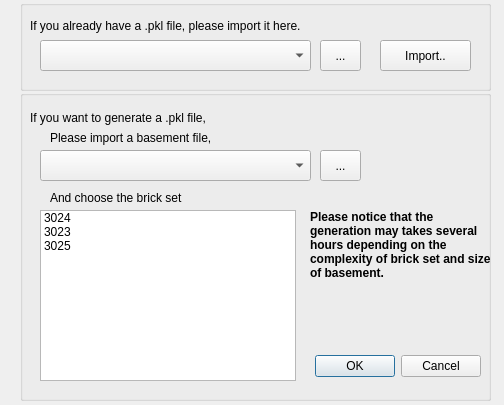
<?xml version="1.0" encoding="UTF-8"?>
<ui version="4.0">
 <class>Dialog</class>
 <widget class="QDialog" name="Dialog">
  <property name="geometry">
   <rect>
    <x>0</x>
    <y>0</y>
    <width>504</width>
    <height>405</height>
   </rect>
  </property>
  <property name="windowTitle">
   <string>Choose or generate a .pkl file.</string>
  </property>
  <widget class="QGroupBox" name="groupBox">
   <property name="geometry">
    <rect>
     <x>20</x>
     <y>0</y>
     <width>471</width>
     <height>91</height>
    </rect>
   </property>
   <property name="title">
    <string/>
   </property>
   <widget class="QLabel" name="label">
    <property name="geometry">
     <rect>
      <x>10</x>
      <y>10</y>
      <width>311</width>
      <height>31</height>
     </rect>
    </property>
    <property name="text">
     <string>If you already have a .pkl file, please import it here.</string>
    </property>
   </widget>
   <widget class="QComboBox" name="comboBox">
    <property name="geometry">
     <rect>
      <x>20</x>
      <y>40</y>
      <width>271</width>
      <height>31</height>
     </rect>
    </property>
   </widget>
   <widget class="QToolButton" name="toolButton">
    <property name="geometry">
     <rect>
      <x>300</x>
      <y>40</y>
      <width>41</width>
      <height>31</height>
     </rect>
    </property>
    <property name="text">
     <string>...</string>
    </property>
   </widget>
   <widget class="QPushButton" name="pushButton">
    <property name="geometry">
     <rect>
      <x>360</x>
      <y>40</y>
      <width>91</width>
      <height>31</height>
     </rect>
    </property>
    <property name="text">
     <string>Import..</string>
    </property>
   </widget>
  </widget>
  <widget class="QGroupBox" name="groupBox_2">
   <property name="geometry">
    <rect>
     <x>20</x>
     <y>90</y>
     <width>471</width>
     <height>311</height>
    </rect>
   </property>
   <property name="title">
    <string/>
   </property>
   <widget class="QListWidget" name="listWidget">
    <property name="geometry">
     <rect>
      <x>20</x>
      <y>120</y>
      <width>256</width>
      <height>171</height>
     </rect>
    </property>
    <item>
     <property name="text">
      <string extracomment="1x1 plate">3024</string>
     </property>
    </item>
    <item>
     <property name="text">
      <string>3023</string>
     </property>
    </item>
    <item>
     <property name="text">
      <string>3025</string>
     </property>
    </item>
   </widget>
   <widget class="QLabel" name="label_3">
    <property name="geometry">
     <rect>
      <x>10</x>
      <y>20</y>
      <width>241</width>
      <height>16</height>
     </rect>
    </property>
    <property name="text">
     <string>If you want to generate a .pkl file,</string>
    </property>
   </widget>
   <widget class="QDialogButtonBox" name="buttonBox">
    <property name="geometry">
     <rect>
      <x>120</x>
      <y>260</y>
      <width>341</width>
      <height>32</height>
     </rect>
    </property>
    <property name="orientation">
     <enum>Qt::Horizontal</enum>
    </property>
    <property name="standardButtons">
     <set>QDialogButtonBox::Cancel|QDialogButtonBox::Ok</set>
    </property>
   </widget>
   <widget class="QLabel" name="label_2">
    <property name="geometry">
     <rect>
      <x>30</x>
      <y>100</y>
      <width>181</width>
      <height>16</height>
     </rect>
    </property>
    <property name="text">
     <string>And choose the brick set</string>
    </property>
   </widget>
   <widget class="QLabel" name="label_4">
    <property name="geometry">
     <rect>
      <x>30</x>
      <y>40</y>
      <width>201</width>
      <height>16</height>
     </rect>
    </property>
    <property name="text">
     <string>Please import a basement file,</string>
    </property>
   </widget>
   <widget class="QComboBox" name="comboBox_2">
    <property name="geometry">
     <rect>
      <x>20</x>
      <y>60</y>
      <width>271</width>
      <height>31</height>
     </rect>
    </property>
   </widget>
   <widget class="QToolButton" name="toolButton_2">
    <property name="geometry">
     <rect>
      <x>300</x>
      <y>60</y>
      <width>41</width>
      <height>31</height>
     </rect>
    </property>
    <property name="text">
     <string>...</string>
    </property>
   </widget>
   <widget class="QLabel" name="label_5">
    <property name="geometry">
     <rect>
      <x>290</x>
      <y>120</y>
      <width>181</width>
      <height>121</height>
     </rect>
    </property>
    <property name="sizePolicy">
     <sizepolicy hsizetype="Expanding" vsizetype="Preferred">
      <horstretch>0</horstretch>
      <verstretch>0</verstretch>
     </sizepolicy>
    </property>
    <property name="font">
     <font>
      <bold>true</bold>
     </font>
    </property>
    <property name="text">
     <string>Please notice that the generation may takes several hours depending on the complexity of brick set and size of basement.</string>
    </property>
    <property name="alignment">
     <set>Qt::AlignLeading|Qt::AlignLeft|Qt::AlignTop</set>
    </property>
    <property name="wordWrap">
     <bool>true</bool>
    </property>
   </widget>
  </widget>
 </widget>
 <resources/>
 <connections>
  <connection>
   <sender>buttonBox</sender>
   <signal>accepted()</signal>
   <receiver>Dialog</receiver>
   <slot>accept()</slot>
   <hints>
    <hint type="sourcelabel">
     <x>248</x>
     <y>254</y>
    </hint>
    <hint type="destinationlabel">
     <x>157</x>
     <y>274</y>
    </hint>
   </hints>
  </connection>
  <connection>
   <sender>buttonBox</sender>
   <signal>rejected()</signal>
   <receiver>Dialog</receiver>
   <slot>reject()</slot>
   <hints>
    <hint type="sourcelabel">
     <x>316</x>
     <y>260</y>
    </hint>
    <hint type="destinationlabel">
     <x>286</x>
     <y>274</y>
    </hint>
   </hints>
  </connection>
 </connections>
</ui>
